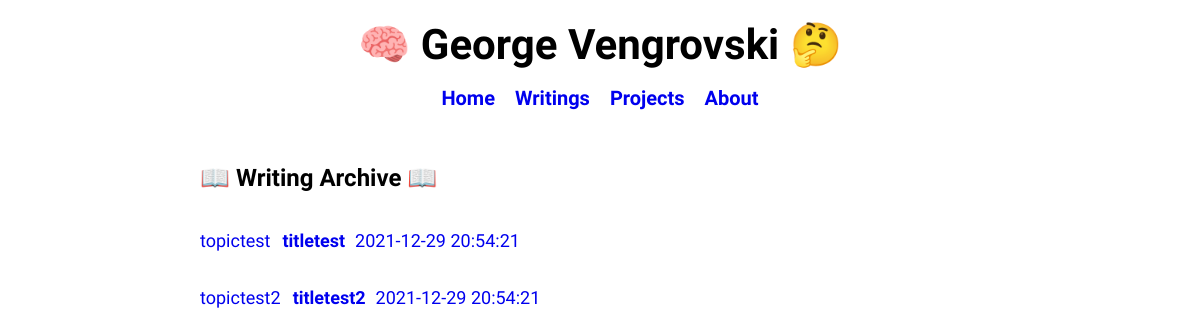
Page /writings on the earlier database version.
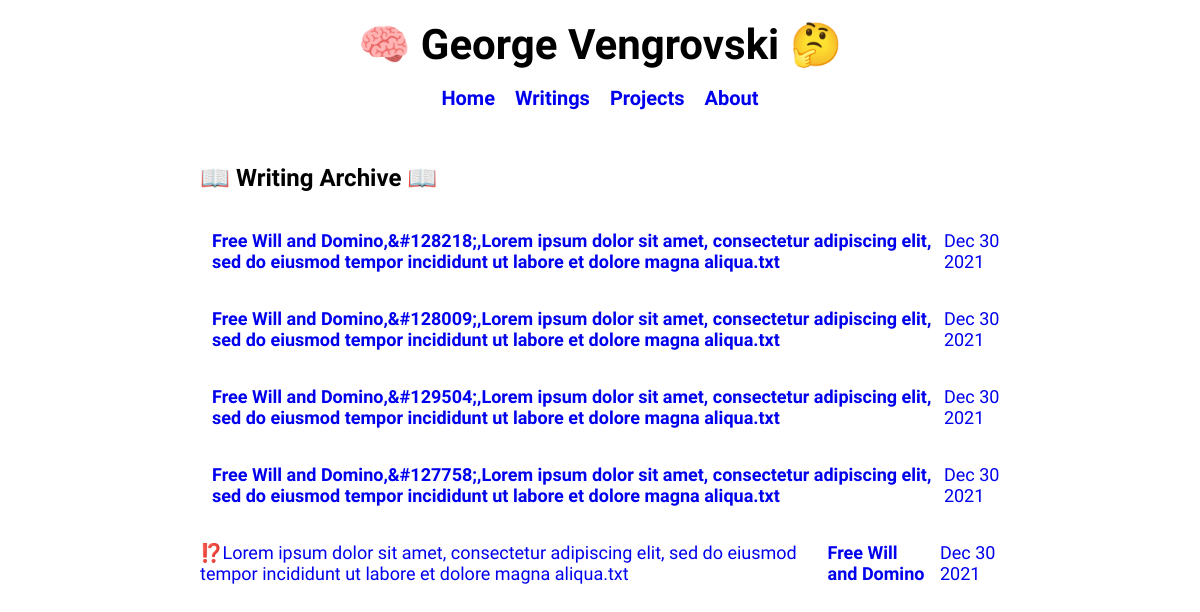
Same page on the later database version.
### tables this page shows
CREATE TABLE posts (
    id INTEGER PRIMARY KEY AUTOINCREMENT,
    created TEXT,
    title TEXT NOT NULL,
    readtime INTEGER,
    content TEXT NOT NULL,
    previewText TEXT,
    topic TEXT NOT NULL
);

### main.py (the view)
@app.route('/writings')
def writings():
    posts = getAllPosts()
    return render_template('writings.html', posts=posts)

### main.py (called while the page is built)
def get_db_connection():
    connection = sqlite3.connect('database.db')
    connection.row_factory = sqlite3.Row
    return connection

def getAllPosts():
    connection = get_db_connection()
    posts = connection.execute('SELECT * FROM posts').fetchall()
    connection.close()
    return posts

### templates/writings.html
{% extends 'base.html' %} {% block title %} Home {% endblock %} {% block body %}
<br>
<h2 class="generalText"> &#128214; Writing Archive &#128214;
</h2>
{% for post in posts %}
<div class="generalText">
    <a id="libaryPosts" href="{{  url_for('post', post_id=post['id']) }}">
        <div id="libaryEntry">
            <p id="libaryTopic"> {{ post['topic'] | safe }} </p>
            <p id="libaryTitle"> {{ post['title']}} </p>
            <p id="libaryDate"> {{ post['created']}} </p>
        </div>
    </a>
</div>
{% endfor %} {% endblock %}

### templates/base.html (shortened to what this page needs)
<!doctype html>
<html>
<head>
    <link rel="stylesheet" type="text/css" href="{{ url_for('static',filename='styles/style.css') }}">
</head>
<body>
    <div id="navBar">
        <div id="navRow1">
            <h1 id="navTitle"> &#129504; George Vengrovski &#129300; </h1>
        </div>
        <div id="navRow2">
            <a id="link" href="/">
                <h2 id="navRow2Items"> Home </h2>
            </a>
            <a id="link" href="/writings">
                <h2 id="navRow2Items"> Writings </h2>
            </a>
            <a id="link" href="/projects">
                <h2 id="navRow2Items"> Projects </h2>
            </a>
            <a id="link" href="/about">
                <h2 id="navRow2Items"> About </h2>
            </a>
        </div>
    </div>
    <div>
        {% block body %} {% endblock %}
    </div>
</body>
</html>

### static/styles/style.css (style rules this page uses)
body { max-width: 800px; margin: auto; display: flex; flex-direction: column; justify-content: space-evenly; padding: 20px; }
p { font-size: 18px; }
#navBar { font-family: 'Inconsolata', monospace; display: flex; flex-direction: column; }
#navRow1 { text-align: center; }
#navRow2 { display: flex; flex-direction: row; justify-content: center; }
#navRow2Items { margin-left: 10px; margin-right: 10px; font-size: 20px; }
#navTitle { margin: 0; padding: 0; font-size: 42px; }
:-webkit-any-link { text-decoration: none; }
.generalText { font-family: 'Inconsolata', monospace; }
#libaryTitle { font-weight: 600; }
#libaryTopic { margin-right: 12px; }
#libaryEntry { display: flex; align-items: baseline; flex-direction: row; justify-content: flex-start; }
#libaryDate { margin-left: 10px; }

Differences in the rows shown:
removed posts: topic "topictest2", title "titletest2", created "2021-12-29 20:54:21"
changed posts: title "titletest" → "Free Will and Domino,&#128218;,Lorem ipsum dolor sit amet, consectetur adipiscing elit, sed do eiusmod tempor incididunt ut labore et dolore magna aliqua.txt"; created "2021-12-29 20:54:21" → "Dec 30 2021"; topic "topictest" → (not shown)
added posts: title "Free Will and Domino,&#128009;,Lorem ipsum dolor sit amet, consectetur adipiscing elit, sed do eiusmod tempor incididunt ut labore et dolore magna aliqua.txt", created "Dec 30 2021"
added posts: title "Free Will and Domino,&#129504;,Lorem ipsum dolor sit amet, consectetur adipiscing elit, sed do eiusmod tempor incididunt ut labore et dolore magna aliqua.txt", created "Dec 30 2021"
added posts: title "Free Will and Domino,&#127758;,Lorem ipsum dolor sit amet, consectetur adipiscing elit, sed do eiusmod tempor incididunt ut labore et dolore magna aliqua.txt", created "Dec 30 2021"
added posts: topic "⁉️Lorem ipsum dolor sit amet, consectetur adipiscing elit, sed do eiusmod tempor incididunt ut labore et dolore magna aliqua.txt", title "Free Will and Domino", created "Dec 30 2021"
